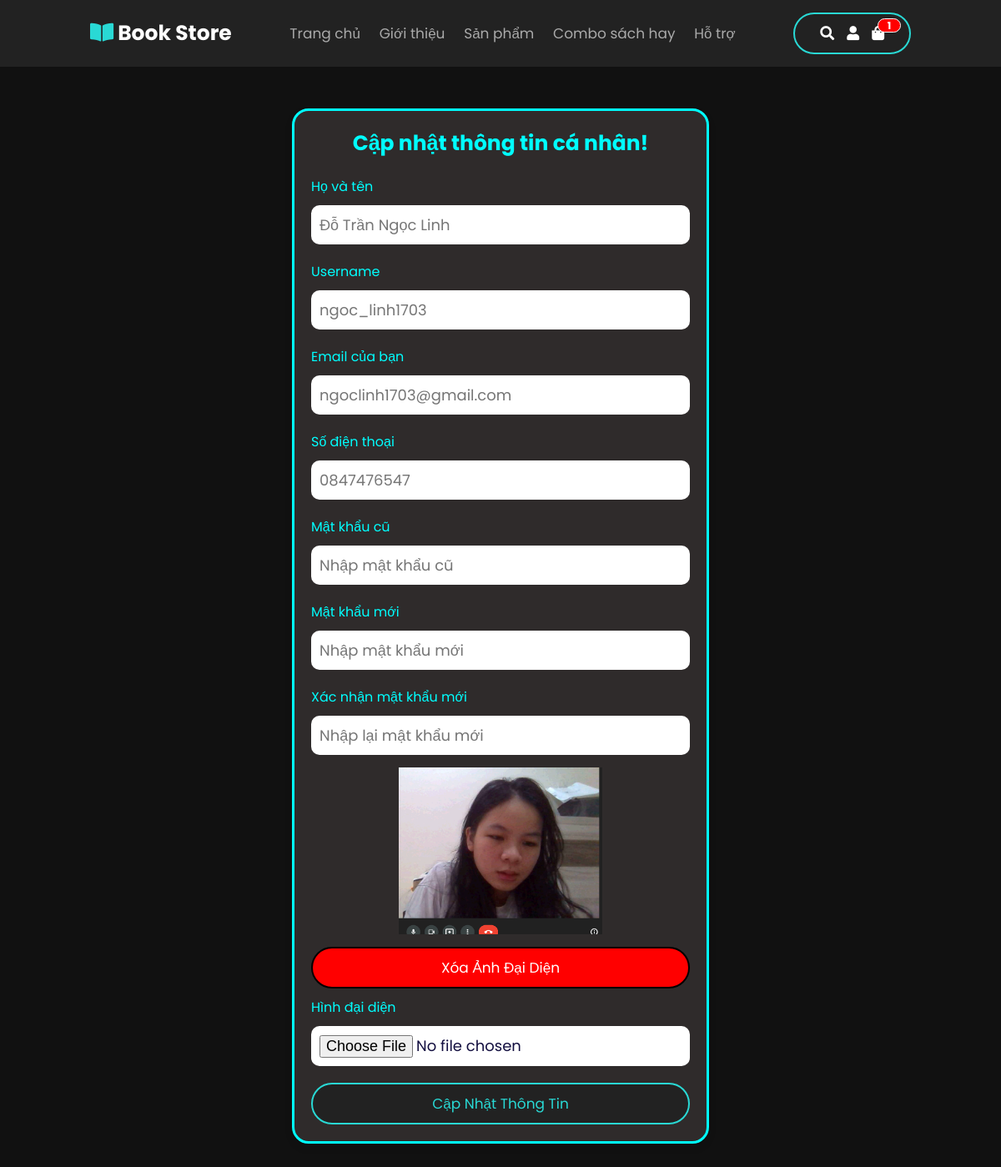
Screenshot of /app/View/update_profile.php (signed in) with the database file from the repository.
### tables this page shows
CREATE TABLE `users` (
  `user_id` varchar(10) NOT NULL,
  `fullname` varchar(100) NOT NULL,
  `username` varchar(100) DEFAULT NULL,
  `email` varchar(100) NOT NULL,
  `phonenumber` varchar(20) NOT NULL,
  `password` varchar(100) NOT NULL,
  `user_type` varchar(100) NOT NULL DEFAULT 'user',
  `image` varchar(100) NOT NULL
);

### app/View/update_profile.php (the view, shortened to what this page needs)
<?php
include '../../config/config.php';
?>
<!DOCTYPE html>
<html lang="en">
<head>
   <link rel="stylesheet" href="css/style.css">
   <link rel="stylesheet" href="https://cdnjs.cloudflare.com/ajax/libs/font-awesome/5.15.4/css/all.min.css">
   <link rel="stylesheet" href="../../public/css/style.css">
   <link rel="stylesheet" href="https://cdnjs.cloudflare.com/ajax/libs/aos/2.3.4/aos.css">
</head>
<body>
<?php include '../View/header.php'; ?>
<section class="updateInfo-form">
   <form onsubmit="return validateForm()" action="../Controllers/userUpdateProfileCTRL.php" method="post" enctype="multipart/form-data">
      <h3>Cập nhật thông tin cá nhân!</h3>
      <?php
         $user_id = $_COOKIE['user_id'];
         $select_profile = mysqli_query($conn, "SELECT * FROM `users` WHERE user_id = '$user_id' LIMIT 1") or die('query failed');
         $fetch_profile = mysqli_fetch_assoc($select_profile);
      ?>
      <p class="placeholder">Họ và tên</p>
      <input type="text" name="fullname" maxlength="50" placeholder="<?= $fetch_profile['fullname']; ?>" class="box">
      <p class="placeholder">Username</p>
      <input type="text" id="username" name="username" maxlength="50" placeholder="<?= $fetch_profile['username']; ?>" class="box">
      <p class="placeholder">Email của bạn</p>
      <input type="email" id="email" name="email" maxlength="50" placeholder="<?= $fetch_profile['email']; ?>" class="box">
      <p class="placeholder">Số điện thoại</p>
      <input type="text" id="phoneNumber" name="phonenumber" maxlength="50" placeholder="<?= $fetch_profile['phonenumber']; ?>" class="box">
      <p class="placeholder">Mật khẩu cũ</p>
      <input type="password" name="oldpass" maxlength="50" placeholder="Nhập mật khẩu cũ" class="box">
      <p class="placeholder">Mật khẩu mới</p>
      <input type="password" id="password" name="newpass" maxlength="50" placeholder="Nhập mật khẩu mới" class="box">
      <p class="placeholder">Xác nhận mật khẩu mới</p>
      <input type="password" name="confirmpass" maxlength="50" placeholder="Nhập lại mật khẩu mới" class="box">
      <?php if($fetch_profile['image'] != ''){ ?>
         <img src="../../public/images/<?= $fetch_profile['image']; ?>" alt="" class="image">
         <input type="submit" value="Xóa ảnh đại diện" name="delete_image" class="delete-btn" onclick="return confirm('delete this image?');">
      <?php }; ?>
      <p class="placeholder">Hình đại diện</p>
      <input type="file" name="image" class="box" accept="image/*">
      <input type="submit" value="Cập nhật thông tin" name="submit" class="btn">
   </form>
</section>
</body>
</html>

### public/css/style.css (style rules this page uses)
:root { --main-color: #16a085; --red: #eb4d4b; --orange: #f39c12; --black: #130f40; --light-color: #999; --light-bg: #eee; --white: #fff; --border: .1rem solid rgba(0, 0, 0, .2); --box-shadow: 0 .5rem 1rem rgba(0, 0, 0, .1); }
* { font-family: 'Poppins', sans-serif; margin: 0; padding: 0; -webkit-box-sizing: border-box; box-sizing: border-box; outline: none; border: none; text-decoration: none; -webkit-transition: all .2s linear; transition: all .2s linear; }
html { font-size: 62.5%; overflow-x: hidden; scroll-behavior: smooth; scroll-padding-top: 9rem; }
body { background: #111; overflow-x: hidden; }
section { padding: 3rem 9%; }
.btn { margin-top: 1rem; display: block; padding: 1rem 3rem; font-size: 1.7rem; color: #29d9d5; border: 0.2rem solid #29d9d5; border-radius: 5rem; cursor: pointer; background: #222; }
.delete-btn { margin-top: 1rem; display: block; padding: 1rem 2rem; font-size: 1.7rem; color: white; border: 0.2rem solid black; border-radius: 5rem; cursor: pointer; background: red; text-transform: capitalize; }
.updateInfo-form form { background: #2f2b2b; box-shadow: var(--box-shadow); box-shadow: var(--box-shadow); padding: 2rem; border: 3px solid aqua; border-radius: 2rem; max-width: 50rem; margin: 10rem auto; }
.updateInfo-form form h3 { padding-bottom: 1rem; font-size: 2.5rem; color: aqua; text-align: center; }
.updateInfo-form form p { padding-top: 1rem; font-size: 1.6rem; color: aqua; }
.updateInfo-form form .box { width: 100%; border-radius: 1rem; padding: 1rem; font-size: 1.8rem; color: var(--black); background-color: white; margin: 1rem 0; }
.updateInfo-form form .image { height: 20rem; width: 100%; object-fit: contain; margin-top: .5rem; }
.updateInfo-form form .delete-btn, .updateInfo-form form .btn { text-transform: capitalize; width: 100%; }

### rows the page displays
users: fullname "Đỗ Trần Ngọc Linh", username "ngoc_linh1703", email "ngoclinh1703@gmail.com", phonenumber "0847476547", image (picture)

### other values shown
$cart_rows_number "1"
